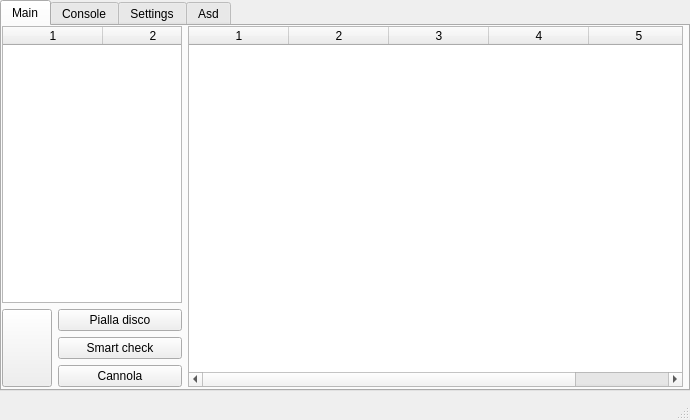
<?xml version="1.0" encoding="UTF-8"?>
<ui version="4.0">
 <class>MainWindow</class>
 <widget class="QMainWindow" name="MainWindow">
  <property name="geometry">
   <rect>
    <x>0</x>
    <y>0</y>
    <width>690</width>
    <height>420</height>
   </rect>
  </property>
  <property name="sizePolicy">
   <sizepolicy hsizetype="Fixed" vsizetype="Fixed">
    <horstretch>0</horstretch>
    <verstretch>0</verstretch>
   </sizepolicy>
  </property>
  <property name="minimumSize">
   <size>
    <width>690</width>
    <height>420</height>
   </size>
  </property>
  <property name="maximumSize">
   <size>
    <width>690</width>
    <height>420</height>
   </size>
  </property>
  <property name="windowTitle">
   <string>PESTO</string>
  </property>
  <property name="autoFillBackground">
   <bool>true</bool>
  </property>
  <property name="tabShape">
   <enum>QTabWidget::Rounded</enum>
  </property>
  <widget class="QWidget" name="centralwidget">
   <widget class="QTabWidget" name="smartTab">
    <property name="geometry">
     <rect>
      <x>0</x>
      <y>0</y>
      <width>690</width>
      <height>391</height>
     </rect>
    </property>
    <property name="currentIndex">
     <number>0</number>
    </property>
    <widget class="QWidget" name="main_tab">
     <attribute name="title">
      <string>Main</string>
     </attribute>
     <widget class="QWidget" name="horizontalLayoutWidget">
      <property name="geometry">
       <rect>
        <x>0</x>
        <y>0</y>
        <width>681</width>
        <height>361</height>
       </rect>
      </property>
      <layout class="QHBoxLayout" name="horizontalLayout">
       <property name="spacing">
        <number>6</number>
       </property>
       <property name="sizeConstraint">
        <enum>QLayout::SetDefaultConstraint</enum>
       </property>
       <property name="leftMargin">
        <number>0</number>
       </property>
       <property name="topMargin">
        <number>0</number>
       </property>
       <property name="rightMargin">
        <number>0</number>
       </property>
       <item>
        <layout class="QVBoxLayout" name="verticalLayout">
         <item>
          <widget class="QTableWidget" name="tableWidget">
           <property name="sizePolicy">
            <sizepolicy hsizetype="Maximum" vsizetype="Expanding">
             <horstretch>0</horstretch>
             <verstretch>0</verstretch>
            </sizepolicy>
           </property>
           <property name="maximumSize">
            <size>
             <width>180</width>
             <height>16777215</height>
            </size>
           </property>
           <property name="horizontalScrollBarPolicy">
            <enum>Qt::ScrollBarAlwaysOff</enum>
           </property>
           <property name="columnCount">
            <number>2</number>
           </property>
           <attribute name="verticalHeaderVisible">
            <bool>false</bool>
           </attribute>
           <column/>
           <column/>
          </widget>
         </item>
         <item>
          <layout class="QHBoxLayout" name="horizontalLayout_3">
           <item>
            <widget class="QPushButton" name="reloadButton">
             <property name="sizePolicy">
              <sizepolicy hsizetype="Fixed" vsizetype="Preferred">
               <horstretch>0</horstretch>
               <verstretch>0</verstretch>
              </sizepolicy>
             </property>
             <property name="minimumSize">
              <size>
               <width>50</width>
               <height>0</height>
              </size>
             </property>
             <property name="text">
              <string/>
             </property>
            </widget>
           </item>
           <item>
            <layout class="QVBoxLayout" name="verticalLayout_2">
             <item>
              <widget class="QPushButton" name="eraseButton">
               <property name="minimumSize">
                <size>
                 <width>100</width>
                 <height>0</height>
                </size>
               </property>
               <property name="cursor">
                <cursorShape>ArrowCursor</cursorShape>
               </property>
               <property name="text">
                <string>Pialla disco</string>
               </property>
              </widget>
             </item>
             <item>
              <widget class="QPushButton" name="smartButton">
               <property name="cursor">
                <cursorShape>ArrowCursor</cursorShape>
               </property>
               <property name="text">
                <string>Smart check</string>
               </property>
              </widget>
             </item>
             <item>
              <widget class="QPushButton" name="pushButton">
               <property name="text">
                <string>Cannola</string>
               </property>
              </widget>
             </item>
            </layout>
           </item>
          </layout>
         </item>
        </layout>
       </item>
       <item>
        <widget class="QTableWidget" name="queueTable">
         <property name="autoFillBackground">
          <bool>false</bool>
         </property>
         <property name="columnCount">
          <number>5</number>
         </property>
         <attribute name="horizontalHeaderShowSortIndicator" stdset="0">
          <bool>false</bool>
         </attribute>
         <attribute name="horizontalHeaderStretchLastSection">
          <bool>false</bool>
         </attribute>
         <attribute name="verticalHeaderVisible">
          <bool>false</bool>
         </attribute>
         <attribute name="verticalHeaderStretchLastSection">
          <bool>false</bool>
         </attribute>
         <column/>
         <column/>
         <column/>
         <column/>
         <column/>
        </widget>
       </item>
      </layout>
     </widget>
    </widget>
    <widget class="QWidget" name="tab_2">
     <attribute name="title">
      <string>Console</string>
     </attribute>
     <widget class="QTextEdit" name="textEdit">
      <property name="geometry">
       <rect>
        <x>0</x>
        <y>0</y>
        <width>681</width>
        <height>359</height>
       </rect>
      </property>
      <property name="frameShadow">
       <enum>QFrame::Plain</enum>
      </property>
     </widget>
    </widget>
    <widget class="QWidget" name="settings_tab">
     <attribute name="title">
      <string>Settings</string>
     </attribute>
     <widget class="QGroupBox" name="groupBox_2">
      <property name="geometry">
       <rect>
        <x>170</x>
        <y>10</y>
        <width>251</width>
        <height>231</height>
       </rect>
      </property>
      <property name="title">
       <string>SSH Settings</string>
      </property>
      <widget class="QLabel" name="label">
       <property name="geometry">
        <rect>
         <x>20</x>
         <y>20</y>
         <width>81</width>
         <height>18</height>
        </rect>
       </property>
       <property name="text">
        <string>Remote Ip:</string>
       </property>
      </widget>
      <widget class="QLabel" name="label_2">
       <property name="geometry">
        <rect>
         <x>20</x>
         <y>90</y>
         <width>91</width>
         <height>18</height>
        </rect>
       </property>
       <property name="text">
        <string>Remote User:</string>
       </property>
      </widget>
      <widget class="QLabel" name="label_3">
       <property name="geometry">
        <rect>
         <x>20</x>
         <y>160</y>
         <width>121</width>
         <height>18</height>
        </rect>
       </property>
       <property name="text">
        <string>Remote Password:</string>
       </property>
      </widget>
      <widget class="QLineEdit" name="sshIp">
       <property name="geometry">
        <rect>
         <x>20</x>
         <y>40</y>
         <width>211</width>
         <height>32</height>
        </rect>
       </property>
      </widget>
      <widget class="QLineEdit" name="sshUser">
       <property name="geometry">
        <rect>
         <x>20</x>
         <y>110</y>
         <width>210</width>
         <height>32</height>
        </rect>
       </property>
      </widget>
      <widget class="QLineEdit" name="sshPasswd">
       <property name="geometry">
        <rect>
         <x>20</x>
         <y>180</y>
         <width>210</width>
         <height>32</height>
        </rect>
       </property>
      </widget>
     </widget>
     <widget class="QGroupBox" name="radioGroupBox">
      <property name="geometry">
       <rect>
        <x>10</x>
        <y>10</y>
        <width>151</width>
        <height>91</height>
       </rect>
      </property>
      <property name="title">
       <string>Smart Mode</string>
      </property>
      <property name="alignment">
       <set>Qt::AlignLeading|Qt::AlignLeft|Qt::AlignVCenter</set>
      </property>
      <property name="flat">
       <bool>false</bool>
      </property>
      <widget class="QRadioButton" name="sshRadioBtn">
       <property name="geometry">
        <rect>
         <x>20</x>
         <y>60</y>
         <width>105</width>
         <height>22</height>
        </rect>
       </property>
       <property name="text">
        <string>SSH</string>
       </property>
      </widget>
      <widget class="QRadioButton" name="localRadioBtn">
       <property name="geometry">
        <rect>
         <x>20</x>
         <y>30</y>
         <width>105</width>
         <height>22</height>
        </rect>
       </property>
       <property name="text">
        <string>Local</string>
       </property>
      </widget>
     </widget>
     <widget class="QGroupBox" name="groupBox">
      <property name="geometry">
       <rect>
        <x>430</x>
        <y>10</y>
        <width>151</width>
        <height>231</height>
       </rect>
      </property>
      <property name="title">
       <string>Utility Buttons</string>
      </property>
      <widget class="QPushButton" name="restoreButton">
       <property name="geometry">
        <rect>
         <x>20</x>
         <y>40</y>
         <width>110</width>
         <height>34</height>
        </rect>
       </property>
       <property name="text">
        <string>Restore</string>
       </property>
      </widget>
      <widget class="QPushButton" name="defaultButton">
       <property name="geometry">
        <rect>
         <x>20</x>
         <y>110</y>
         <width>110</width>
         <height>34</height>
        </rect>
       </property>
       <property name="text">
        <string>Defaults</string>
       </property>
      </widget>
      <widget class="QPushButton" name="saveButton">
       <property name="geometry">
        <rect>
         <x>20</x>
         <y>180</y>
         <width>110</width>
         <height>34</height>
        </rect>
       </property>
       <property name="text">
        <string>Save</string>
       </property>
      </widget>
     </widget>
     <widget class="QGroupBox" name="ipBox">
      <property name="geometry">
       <rect>
        <x>10</x>
        <y>110</y>
        <width>151</width>
        <height>251</height>
       </rect>
      </property>
      <property name="title">
       <string>Recent Ip</string>
      </property>
      <widget class="QListWidget" name="ipList">
       <property name="geometry">
        <rect>
         <x>10</x>
         <y>20</y>
         <width>131</width>
         <height>220</height>
        </rect>
       </property>
      </widget>
     </widget>
     <widget class="QGroupBox" name="groupBox_3">
      <property name="geometry">
       <rect>
        <x>170</x>
        <y>250</y>
        <width>511</width>
        <height>111</height>
       </rect>
      </property>
      <property name="title">
       <string>System image for CANNOLO</string>
      </property>
      <widget class="QLineEdit" name="directory">
       <property name="geometry">
        <rect>
         <x>20</x>
         <y>30</y>
         <width>471</width>
         <height>31</height>
        </rect>
       </property>
       <property name="readOnly">
        <bool>true</bool>
       </property>
       <property name="clearButtonEnabled">
        <bool>false</bool>
       </property>
      </widget>
      <widget class="QPushButton" name="findDirButton">
       <property name="geometry">
        <rect>
         <x>400</x>
         <y>72</y>
         <width>91</width>
         <height>31</height>
        </rect>
       </property>
       <property name="text">
        <string>Find</string>
       </property>
      </widget>
     </widget>
    </widget>
    <widget class="QWidget" name="tab">
     <attribute name="title">
      <string>Asd</string>
     </attribute>
     <widget class="QWidget" name="horizontalLayoutWidget_2">
      <property name="geometry">
       <rect>
        <x>-1</x>
        <y>-1</y>
        <width>691</width>
        <height>361</height>
       </rect>
      </property>
      <layout class="QHBoxLayout" name="horizontalLayout_2">
       <item>
        <widget class="QLabel" name="asdLabel">
         <property name="text">
          <string>TextLabel</string>
         </property>
         <property name="alignment">
          <set>Qt::AlignCenter</set>
         </property>
        </widget>
       </item>
      </layout>
     </widget>
    </widget>
   </widget>
  </widget>
  <widget class="QStatusBar" name="statusbar"/>
 </widget>
 <resources/>
 <connections/>
</ui>
